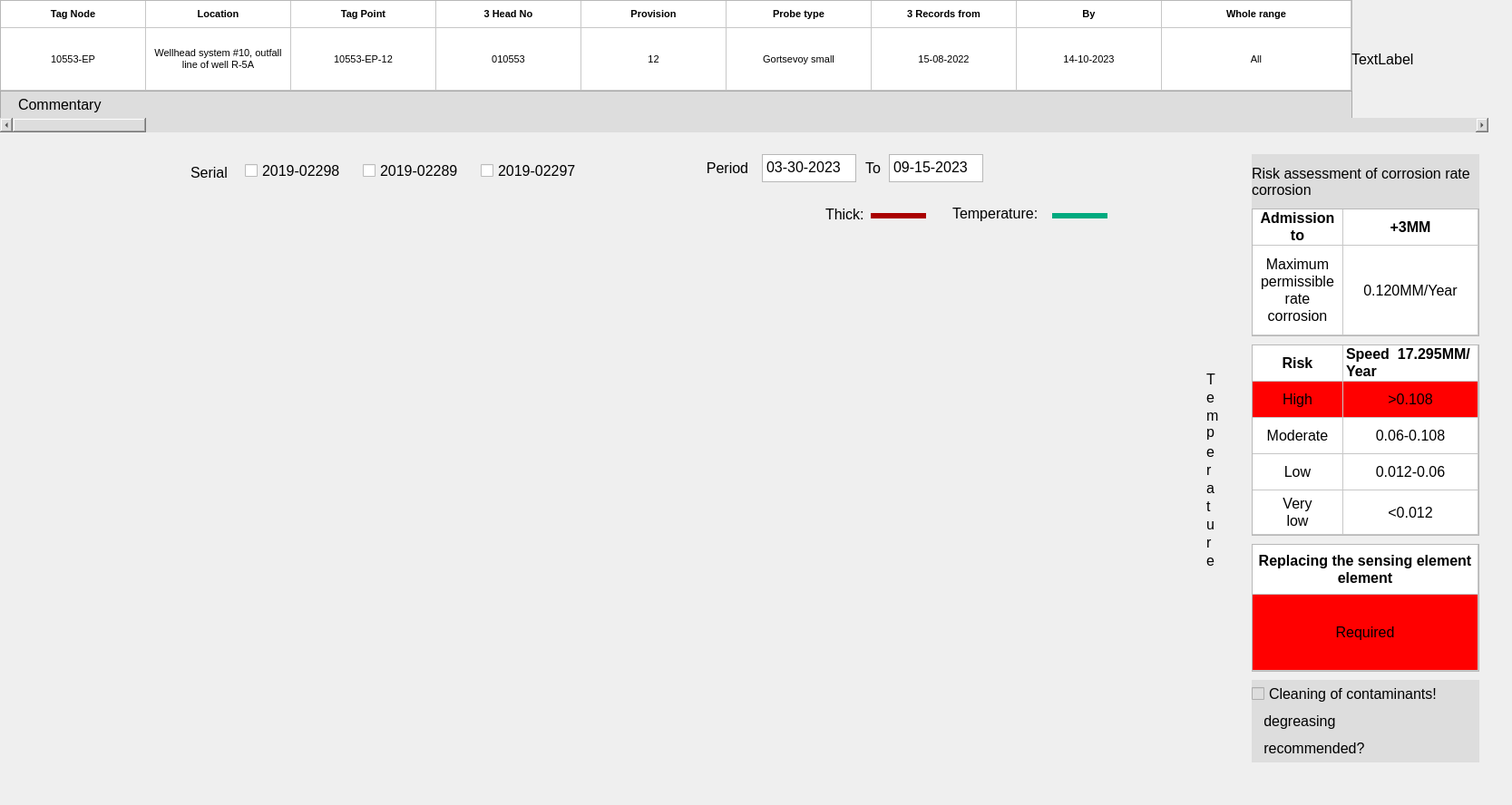
<?xml version="1.0" encoding="UTF-8"?>
<ui version="4.0">
 <class>Object</class>
 <widget class="QWidget" name="Object">
  <property name="geometry">
   <rect>
    <x>0</x>
    <y>0</y>
    <width>1667</width>
    <height>888</height>
   </rect>
  </property>
  <property name="font">
   <font>
    <pointsize>12</pointsize>
   </font>
  </property>
  <property name="windowTitle">
   <string>Object</string>
  </property>
  <widget class="QTableWidget" name="tableWidget">
   <property name="geometry">
    <rect>
     <x>0</x>
     <y>0</y>
     <width>1491</width>
     <height>101</height>
    </rect>
   </property>
   <property name="font">
    <font>
     <pointsize>8</pointsize>
    </font>
   </property>
   <property name="rowCount">
    <number>2</number>
   </property>
   <property name="columnCount">
    <number>9</number>
   </property>
   <attribute name="horizontalHeaderVisible">
    <bool>false</bool>
   </attribute>
   <attribute name="horizontalHeaderCascadingSectionResizes">
    <bool>false</bool>
   </attribute>
   <attribute name="horizontalHeaderDefaultSectionSize">
    <number>160</number>
   </attribute>
   <attribute name="horizontalHeaderHighlightSections">
    <bool>false</bool>
   </attribute>
   <attribute name="horizontalHeaderShowSortIndicator" stdset="0">
    <bool>false</bool>
   </attribute>
   <attribute name="horizontalHeaderStretchLastSection">
    <bool>true</bool>
   </attribute>
   <attribute name="verticalHeaderVisible">
    <bool>false</bool>
   </attribute>
   <attribute name="verticalHeaderCascadingSectionResizes">
    <bool>true</bool>
   </attribute>
   <attribute name="verticalHeaderDefaultSectionSize">
    <number>30</number>
   </attribute>
   <attribute name="verticalHeaderHighlightSections">
    <bool>true</bool>
   </attribute>
   <attribute name="verticalHeaderMinimumSectionSize">
    <number>21</number>
   </attribute>
   <attribute name="verticalHeaderStretchLastSection">
    <bool>true</bool>
   </attribute>
   <row/>
   <row/>
   <column/>
   <column/>
   <column/>
   <column/>
   <column/>
   <column/>
   <column/>
   <column/>
   <column/>
   <item row="0" column="0">
    <property name="text">
     <string>Tag Node</string>
    </property>
    <property name="font">
     <font>
      <weight>75</weight>
      <bold>true</bold>
     </font>
    </property>
    <property name="textAlignment">
     <set>AlignCenter</set>
    </property>
   </item>
   <item row="0" column="1">
    <property name="text">
     <string>Location</string>
    </property>
    <property name="font">
     <font>
      <weight>75</weight>
      <bold>true</bold>
     </font>
    </property>
    <property name="textAlignment">
     <set>AlignCenter</set>
    </property>
   </item>
   <item row="0" column="2">
    <property name="text">
     <string>Tag Point</string>
    </property>
    <property name="font">
     <font>
      <weight>75</weight>
      <bold>true</bold>
     </font>
    </property>
    <property name="textAlignment">
     <set>AlignCenter</set>
    </property>
   </item>
   <item row="0" column="3">
    <property name="text">
     <string>3 Head No</string>
    </property>
    <property name="font">
     <font>
      <weight>75</weight>
      <bold>true</bold>
     </font>
    </property>
    <property name="textAlignment">
     <set>AlignCenter</set>
    </property>
   </item>
   <item row="0" column="4">
    <property name="text">
     <string>Provision</string>
    </property>
    <property name="font">
     <font>
      <weight>75</weight>
      <bold>true</bold>
     </font>
    </property>
    <property name="textAlignment">
     <set>AlignCenter</set>
    </property>
   </item>
   <item row="0" column="5">
    <property name="text">
     <string>Probe type</string>
    </property>
    <property name="font">
     <font>
      <weight>75</weight>
      <bold>true</bold>
     </font>
    </property>
    <property name="textAlignment">
     <set>AlignCenter</set>
    </property>
   </item>
   <item row="0" column="6">
    <property name="text">
     <string>3 Records from</string>
    </property>
    <property name="font">
     <font>
      <weight>75</weight>
      <bold>true</bold>
     </font>
    </property>
    <property name="textAlignment">
     <set>AlignCenter</set>
    </property>
   </item>
   <item row="0" column="7">
    <property name="text">
     <string>By</string>
    </property>
    <property name="font">
     <font>
      <weight>75</weight>
      <bold>true</bold>
     </font>
    </property>
    <property name="textAlignment">
     <set>AlignCenter</set>
    </property>
   </item>
   <item row="0" column="8">
    <property name="text">
     <string>Whole range</string>
    </property>
    <property name="font">
     <font>
      <weight>75</weight>
      <bold>true</bold>
     </font>
    </property>
    <property name="textAlignment">
     <set>AlignCenter</set>
    </property>
   </item>
   <item row="1" column="0">
    <property name="text">
     <string>10553-ЕР</string>
    </property>
    <property name="textAlignment">
     <set>AlignCenter</set>
    </property>
   </item>
   <item row="1" column="1">
    <property name="text">
     <string>Wellhead system #10, outfall line of well R-5A</string>
    </property>
    <property name="textAlignment">
     <set>AlignCenter</set>
    </property>
   </item>
   <item row="1" column="2">
    <property name="text">
     <string>10553-EP-12</string>
    </property>
    <property name="textAlignment">
     <set>AlignCenter</set>
    </property>
   </item>
   <item row="1" column="3">
    <property name="text">
     <string>010553</string>
    </property>
    <property name="textAlignment">
     <set>AlignCenter</set>
    </property>
   </item>
   <item row="1" column="4">
    <property name="text">
     <string>12</string>
    </property>
    <property name="textAlignment">
     <set>AlignCenter</set>
    </property>
   </item>
   <item row="1" column="5">
    <property name="text">
     <string>Gortsevoy small</string>
    </property>
    <property name="textAlignment">
     <set>AlignCenter</set>
    </property>
   </item>
   <item row="1" column="6">
    <property name="text">
     <string>15-08-2022</string>
    </property>
    <property name="textAlignment">
     <set>AlignCenter</set>
    </property>
   </item>
   <item row="1" column="7">
    <property name="text">
     <string>14-10-2023</string>
    </property>
    <property name="textAlignment">
     <set>AlignCenter</set>
    </property>
   </item>
   <item row="1" column="8">
    <property name="text">
     <string>All</string>
    </property>
    <property name="textAlignment">
     <set>AlignCenter</set>
    </property>
   </item>
  </widget>
  <widget class="QLabel" name="label">
   <property name="geometry">
    <rect>
     <x>1490</x>
     <y>0</y>
     <width>141</width>
     <height>131</height>
    </rect>
   </property>
   <property name="styleSheet">
    <string notr="true"/>
   </property>
   <property name="text">
    <string>TextLabel</string>
   </property>
  </widget>
  <widget class="QTableWidget" name="tableWidget_2">
   <property name="geometry">
    <rect>
     <x>0</x>
     <y>100</y>
     <width>1491</width>
     <height>31</height>
    </rect>
   </property>
   <property name="styleSheet">
    <string notr="true">background-color: rgb(221, 221, 221);</string>
   </property>
   <property name="rowCount">
    <number>0</number>
   </property>
   <property name="columnCount">
    <number>1</number>
   </property>
   <attribute name="horizontalHeaderVisible">
    <bool>false</bool>
   </attribute>
   <attribute name="verticalHeaderVisible">
    <bool>false</bool>
   </attribute>
   <column/>
  </widget>
  <widget class="QLabel" name="label_2">
   <property name="geometry">
    <rect>
     <x>20</x>
     <y>100</y>
     <width>121</width>
     <height>31</height>
    </rect>
   </property>
   <property name="text">
    <string>Commentary</string>
   </property>
  </widget>
  <widget class="QScrollBar" name="horizontalScrollBar">
   <property name="geometry">
    <rect>
     <x>0</x>
     <y>130</y>
     <width>1641</width>
     <height>16</height>
    </rect>
   </property>
   <property name="styleSheet">
    <string notr="true">background-color: rgb(221, 221, 221);</string>
   </property>
   <property name="orientation">
    <enum>Qt::Horizontal</enum>
   </property>
  </widget>
  <widget class="QLabel" name="label_3">
   <property name="geometry">
    <rect>
     <x>770</x>
     <y>170</y>
     <width>71</width>
     <height>31</height>
    </rect>
   </property>
   <property name="font">
    <font>
     <pointsize>12</pointsize>
    </font>
   </property>
   <property name="layoutDirection">
    <enum>Qt::LeftToRight</enum>
   </property>
   <property name="styleSheet">
    <string notr="true"/>
   </property>
   <property name="text">
    <string>  Period</string>
   </property>
  </widget>
  <widget class="QLabel" name="label_4">
   <property name="geometry">
    <rect>
     <x>950</x>
     <y>170</y>
     <width>31</width>
     <height>31</height>
    </rect>
   </property>
   <property name="font">
    <font>
     <pointsize>12</pointsize>
    </font>
   </property>
   <property name="layoutDirection">
    <enum>Qt::LeftToRight</enum>
   </property>
   <property name="styleSheet">
    <string notr="true"/>
   </property>
   <property name="text">
    <string> To</string>
   </property>
  </widget>
  <widget class="QLabel" name="label_11">
   <property name="geometry">
    <rect>
     <x>1380</x>
     <y>170</y>
     <width>251</width>
     <height>61</height>
    </rect>
   </property>
   <property name="font">
    <font>
     <pointsize>12</pointsize>
    </font>
   </property>
   <property name="layoutDirection">
    <enum>Qt::LeftToRight</enum>
   </property>
   <property name="styleSheet">
    <string notr="true">background-color: rgb(221, 221, 221);</string>
   </property>
   <property name="text">
    <string>Risk assessment of corrosion rate 
corrosion</string>
   </property>
  </widget>
  <widget class="QTableWidget" name="tableWidget_3">
   <property name="geometry">
    <rect>
     <x>1380</x>
     <y>230</y>
     <width>251</width>
     <height>141</height>
    </rect>
   </property>
   <property name="rowCount">
    <number>2</number>
   </property>
   <property name="columnCount">
    <number>2</number>
   </property>
   <attribute name="horizontalHeaderVisible">
    <bool>false</bool>
   </attribute>
   <attribute name="horizontalHeaderStretchLastSection">
    <bool>true</bool>
   </attribute>
   <attribute name="verticalHeaderVisible">
    <bool>false</bool>
   </attribute>
   <attribute name="verticalHeaderMinimumSectionSize">
    <number>40</number>
   </attribute>
   <attribute name="verticalHeaderStretchLastSection">
    <bool>true</bool>
   </attribute>
   <row/>
   <row/>
   <column/>
   <column/>
   <item row="0" column="0">
    <property name="text">
     <string>Admission to</string>
    </property>
    <property name="font">
     <font>
      <weight>75</weight>
      <bold>true</bold>
     </font>
    </property>
    <property name="textAlignment">
     <set>AlignCenter</set>
    </property>
   </item>
   <item row="0" column="1">
    <property name="text">
     <string>+3MM</string>
    </property>
    <property name="font">
     <font>
      <weight>75</weight>
      <bold>true</bold>
     </font>
    </property>
    <property name="textAlignment">
     <set>AlignCenter</set>
    </property>
   </item>
   <item row="1" column="0">
    <property name="text">
     <string>Maximum 
permissible 
rate
corrosion</string>
    </property>
    <property name="textAlignment">
     <set>AlignCenter</set>
    </property>
   </item>
   <item row="1" column="1">
    <property name="text">
     <string>0.120MM/Year</string>
    </property>
    <property name="textAlignment">
     <set>AlignCenter</set>
    </property>
   </item>
  </widget>
  <widget class="QTableWidget" name="tableWidget_4">
   <property name="geometry">
    <rect>
     <x>1380</x>
     <y>380</y>
     <width>251</width>
     <height>211</height>
    </rect>
   </property>
   <property name="rowCount">
    <number>5</number>
   </property>
   <property name="columnCount">
    <number>2</number>
   </property>
   <attribute name="horizontalHeaderVisible">
    <bool>false</bool>
   </attribute>
   <attribute name="horizontalHeaderStretchLastSection">
    <bool>true</bool>
   </attribute>
   <attribute name="verticalHeaderVisible">
    <bool>false</bool>
   </attribute>
   <attribute name="verticalHeaderMinimumSectionSize">
    <number>40</number>
   </attribute>
   <attribute name="verticalHeaderStretchLastSection">
    <bool>true</bool>
   </attribute>
   <row/>
   <row/>
   <row/>
   <row/>
   <row/>
   <column/>
   <column/>
   <item row="0" column="0">
    <property name="text">
     <string>Risk</string>
    </property>
    <property name="font">
     <font>
      <weight>75</weight>
      <bold>true</bold>
     </font>
    </property>
    <property name="textAlignment">
     <set>AlignCenter</set>
    </property>
   </item>
   <item row="0" column="1">
    <property name="text">
     <string>Speed  17.295MM/Year</string>
    </property>
    <property name="font">
     <font>
      <weight>75</weight>
      <bold>true</bold>
     </font>
    </property>
   </item>
   <item row="1" column="0">
    <property name="text">
     <string>High</string>
    </property>
    <property name="textAlignment">
     <set>AlignCenter</set>
    </property>
    <property name="background">
     <brush brushstyle="SolidPattern">
      <color alpha="255">
       <red>255</red>
       <green>0</green>
       <blue>0</blue>
      </color>
     </brush>
    </property>
   </item>
   <item row="1" column="1">
    <property name="text">
     <string>&gt;0.108</string>
    </property>
    <property name="textAlignment">
     <set>AlignCenter</set>
    </property>
    <property name="background">
     <brush brushstyle="SolidPattern">
      <color alpha="255">
       <red>255</red>
       <green>0</green>
       <blue>0</blue>
      </color>
     </brush>
    </property>
   </item>
   <item row="2" column="0">
    <property name="text">
     <string>Moderate</string>
    </property>
    <property name="textAlignment">
     <set>AlignCenter</set>
    </property>
   </item>
   <item row="2" column="1">
    <property name="text">
     <string>0.06-0.108</string>
    </property>
    <property name="textAlignment">
     <set>AlignCenter</set>
    </property>
   </item>
   <item row="3" column="0">
    <property name="text">
     <string>Low</string>
    </property>
    <property name="textAlignment">
     <set>AlignCenter</set>
    </property>
   </item>
   <item row="3" column="1">
    <property name="text">
     <string>0.012-0.06</string>
    </property>
    <property name="textAlignment">
     <set>AlignCenter</set>
    </property>
   </item>
   <item row="4" column="0">
    <property name="text">
     <string>Very 
low</string>
    </property>
    <property name="textAlignment">
     <set>AlignCenter</set>
    </property>
   </item>
   <item row="4" column="1">
    <property name="text">
     <string>&lt;0.012</string>
    </property>
    <property name="textAlignment">
     <set>AlignCenter</set>
    </property>
   </item>
  </widget>
  <widget class="QTableWidget" name="tableWidget_5">
   <property name="geometry">
    <rect>
     <x>1380</x>
     <y>600</y>
     <width>251</width>
     <height>141</height>
    </rect>
   </property>
   <property name="rowCount">
    <number>2</number>
   </property>
   <property name="columnCount">
    <number>1</number>
   </property>
   <attribute name="horizontalHeaderVisible">
    <bool>false</bool>
   </attribute>
   <attribute name="horizontalHeaderMinimumSectionSize">
    <number>39</number>
   </attribute>
   <attribute name="horizontalHeaderStretchLastSection">
    <bool>true</bool>
   </attribute>
   <attribute name="verticalHeaderVisible">
    <bool>false</bool>
   </attribute>
   <attribute name="verticalHeaderDefaultSectionSize">
    <number>30</number>
   </attribute>
   <attribute name="verticalHeaderMinimumSectionSize">
    <number>55</number>
   </attribute>
   <attribute name="verticalHeaderStretchLastSection">
    <bool>true</bool>
   </attribute>
   <row/>
   <row/>
   <column/>
   <item row="0" column="0">
    <property name="text">
     <string>Replacing the sensing element 
element</string>
    </property>
    <property name="font">
     <font>
      <weight>75</weight>
      <bold>true</bold>
     </font>
    </property>
    <property name="textAlignment">
     <set>AlignCenter</set>
    </property>
   </item>
   <item row="1" column="0">
    <property name="text">
     <string>Required</string>
    </property>
    <property name="textAlignment">
     <set>AlignCenter</set>
    </property>
    <property name="background">
     <brush brushstyle="SolidPattern">
      <color alpha="255">
       <red>255</red>
       <green>0</green>
       <blue>0</blue>
      </color>
     </brush>
    </property>
   </item>
  </widget>
  <widget class="QCheckBox" name="checkBox">
   <property name="geometry">
    <rect>
     <x>1380</x>
     <y>750</y>
     <width>251</width>
     <height>31</height>
    </rect>
   </property>
   <property name="font">
    <font>
     <pointsize>12</pointsize>
    </font>
   </property>
   <property name="styleSheet">
    <string notr="true">background-color: rgb(221, 221, 221);</string>
   </property>
   <property name="text">
    <string>Cleaning of contaminants!</string>
   </property>
  </widget>
  <widget class="QLabel" name="label_12">
   <property name="geometry">
    <rect>
     <x>1380</x>
     <y>780</y>
     <width>251</width>
     <height>31</height>
    </rect>
   </property>
   <property name="font">
    <font>
     <pointsize>12</pointsize>
    </font>
   </property>
   <property name="layoutDirection">
    <enum>Qt::LeftToRight</enum>
   </property>
   <property name="styleSheet">
    <string notr="true">background-color: rgb(221, 221, 221);</string>
   </property>
   <property name="text">
    <string>   degreasing</string>
   </property>
  </widget>
  <widget class="QLabel" name="label_13">
   <property name="geometry">
    <rect>
     <x>1380</x>
     <y>810</y>
     <width>251</width>
     <height>31</height>
    </rect>
   </property>
   <property name="font">
    <font>
     <pointsize>12</pointsize>
    </font>
   </property>
   <property name="layoutDirection">
    <enum>Qt::LeftToRight</enum>
   </property>
   <property name="styleSheet">
    <string notr="true">background-color: rgb(221, 221, 221);</string>
   </property>
   <property name="text">
    <string>   recommended?</string>
   </property>
  </widget>
  <widget class="QWidget" name="plot_widget" native="true">
   <property name="geometry">
    <rect>
     <x>210</x>
     <y>260</y>
     <width>1101</width>
     <height>551</height>
    </rect>
   </property>
  </widget>
  <widget class="QTextEdit" name="textEdit">
   <property name="geometry">
    <rect>
     <x>840</x>
     <y>170</y>
     <width>104</width>
     <height>31</height>
    </rect>
   </property>
   <property name="html">
    <string>&lt;!DOCTYPE HTML PUBLIC &quot;-//W3C//DTD HTML 4.0//EN&quot; &quot;http://www.w3.org/TR/REC-html40/strict.dtd&quot;&gt;
&lt;html&gt;&lt;head&gt;&lt;meta name=&quot;qrichtext&quot; content=&quot;1&quot; /&gt;&lt;style type=&quot;text/css&quot;&gt;
p, li { white-space: pre-wrap; }
&lt;/style&gt;&lt;/head&gt;&lt;body style=&quot; font-family:'MS Shell Dlg 2'; font-size:12pt; font-weight:400; font-style:normal;&quot;&gt;
&lt;p style=&quot; margin-top:0px; margin-bottom:0px; margin-left:0px; margin-right:0px; -qt-block-indent:0; text-indent:0px;&quot;&gt;03-30-2023&lt;/p&gt;&lt;/body&gt;&lt;/html&gt;</string>
   </property>
  </widget>
  <widget class="QTextEdit" name="textEdit_2">
   <property name="geometry">
    <rect>
     <x>980</x>
     <y>170</y>
     <width>104</width>
     <height>31</height>
    </rect>
   </property>
   <property name="html">
    <string>&lt;!DOCTYPE HTML PUBLIC &quot;-//W3C//DTD HTML 4.0//EN&quot; &quot;http://www.w3.org/TR/REC-html40/strict.dtd&quot;&gt;
&lt;html&gt;&lt;head&gt;&lt;meta name=&quot;qrichtext&quot; content=&quot;1&quot; /&gt;&lt;style type=&quot;text/css&quot;&gt;
p, li { white-space: pre-wrap; }
&lt;/style&gt;&lt;/head&gt;&lt;body style=&quot; font-family:'MS Shell Dlg 2'; font-size:12pt; font-weight:400; font-style:normal;&quot;&gt;
&lt;p style=&quot; margin-top:0px; margin-bottom:0px; margin-left:0px; margin-right:0px; -qt-block-indent:0; text-indent:0px;&quot;&gt;09-15-2023&lt;/p&gt;&lt;/body&gt;&lt;/html&gt;</string>
   </property>
  </widget>
  <widget class="QLabel" name="label_5">
   <property name="geometry">
    <rect>
     <x>210</x>
     <y>180</y>
     <width>41</width>
     <height>21</height>
    </rect>
   </property>
   <property name="text">
    <string>Serial</string>
   </property>
  </widget>
  <widget class="QCheckBox" name="checkBox_2">
   <property name="geometry">
    <rect>
     <x>270</x>
     <y>180</y>
     <width>111</width>
     <height>17</height>
    </rect>
   </property>
   <property name="text">
    <string>2019-02298</string>
   </property>
  </widget>
  <widget class="QCheckBox" name="checkBox_3">
   <property name="geometry">
    <rect>
     <x>400</x>
     <y>180</y>
     <width>111</width>
     <height>17</height>
    </rect>
   </property>
   <property name="text">
    <string>2019-02289</string>
   </property>
  </widget>
  <widget class="QCheckBox" name="checkBox_4">
   <property name="geometry">
    <rect>
     <x>530</x>
     <y>180</y>
     <width>111</width>
     <height>17</height>
    </rect>
   </property>
   <property name="text">
    <string>2019-02297</string>
   </property>
  </widget>
  <widget class="QLabel" name="label_6">
   <property name="geometry">
    <rect>
     <x>960</x>
     <y>235</y>
     <width>61</width>
     <height>6</height>
    </rect>
   </property>
   <property name="styleSheet">
    <string notr="true">background-color: rgb(170, 0, 0);</string>
   </property>
   <property name="text">
    <string/>
   </property>
  </widget>
  <widget class="QLabel" name="label_7">
   <property name="geometry">
    <rect>
     <x>910</x>
     <y>230</y>
     <width>47</width>
     <height>13</height>
    </rect>
   </property>
   <property name="text">
    <string>Thick:</string>
   </property>
  </widget>
  <widget class="QLabel" name="label_8">
   <property name="geometry">
    <rect>
     <x>1050</x>
     <y>225</y>
     <width>101</width>
     <height>21</height>
    </rect>
   </property>
   <property name="text">
    <string>Temperature:</string>
   </property>
  </widget>
  <widget class="QLabel" name="label_9">
   <property name="geometry">
    <rect>
     <x>1160</x>
     <y>235</y>
     <width>61</width>
     <height>6</height>
    </rect>
   </property>
   <property name="styleSheet">
    <string notr="true">background-color:rgb(0, 170, 127)</string>
   </property>
   <property name="text">
    <string/>
   </property>
  </widget>
  <widget class="QLabel" name="label_18">
   <property name="geometry">
    <rect>
     <x>1330</x>
     <y>530</y>
     <width>16</width>
     <height>16</height>
    </rect>
   </property>
   <property name="text">
    <string>a</string>
   </property>
  </widget>
  <widget class="QLabel" name="label_19">
   <property name="geometry">
    <rect>
     <x>1330</x>
     <y>550</y>
     <width>16</width>
     <height>16</height>
    </rect>
   </property>
   <property name="text">
    <string>t</string>
   </property>
  </widget>
  <widget class="QLabel" name="label_20">
   <property name="geometry">
    <rect>
     <x>1330</x>
     <y>570</y>
     <width>16</width>
     <height>16</height>
    </rect>
   </property>
   <property name="text">
    <string>u</string>
   </property>
  </widget>
  <widget class="QLabel" name="label_21">
   <property name="geometry">
    <rect>
     <x>1330</x>
     <y>590</y>
     <width>16</width>
     <height>16</height>
    </rect>
   </property>
   <property name="text">
    <string>r</string>
   </property>
  </widget>
  <widget class="QLabel" name="label_22">
   <property name="geometry">
    <rect>
     <x>1330</x>
     <y>610</y>
     <width>16</width>
     <height>16</height>
    </rect>
   </property>
   <property name="text">
    <string>e</string>
   </property>
  </widget>
  <widget class="QLabel" name="label_24">
   <property name="geometry">
    <rect>
     <x>1330</x>
     <y>450</y>
     <width>16</width>
     <height>16</height>
    </rect>
   </property>
   <property name="text">
    <string>m</string>
   </property>
  </widget>
  <widget class="QLabel" name="label_25">
   <property name="geometry">
    <rect>
     <x>1330</x>
     <y>490</y>
     <width>16</width>
     <height>16</height>
    </rect>
   </property>
   <property name="text">
    <string>e</string>
   </property>
  </widget>
  <widget class="QLabel" name="label_26">
   <property name="geometry">
    <rect>
     <x>1330</x>
     <y>430</y>
     <width>16</width>
     <height>16</height>
    </rect>
   </property>
   <property name="text">
    <string>e</string>
   </property>
  </widget>
  <widget class="QLabel" name="label_27">
   <property name="geometry">
    <rect>
     <x>1330</x>
     <y>410</y>
     <width>16</width>
     <height>16</height>
    </rect>
   </property>
   <property name="text">
    <string>T</string>
   </property>
  </widget>
  <widget class="QLabel" name="label_28">
   <property name="geometry">
    <rect>
     <x>1330</x>
     <y>466</y>
     <width>20</width>
     <height>20</height>
    </rect>
   </property>
   <property name="text">
    <string>p</string>
   </property>
  </widget>
  <widget class="QLabel" name="label_29">
   <property name="geometry">
    <rect>
     <x>1330</x>
     <y>510</y>
     <width>16</width>
     <height>16</height>
    </rect>
   </property>
   <property name="text">
    <string>r</string>
   </property>
  </widget>
 </widget>
 <resources/>
 <connections/>
</ui>
